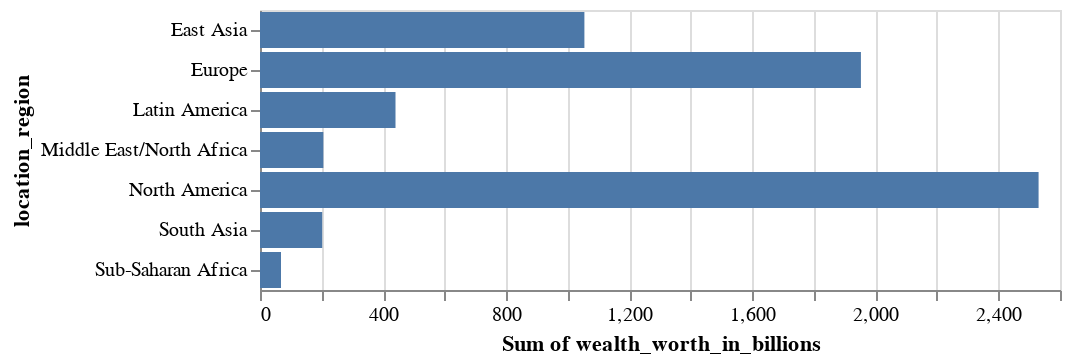

The cell this chart's notebook holds for it:
### Code cell
alt.Chart(df[df['year']==2014]).mark_bar().encode(
    alt.X("sum(wealth_worth_in_billions):Q", scale=alt.Scale(zero=False)),
    alt.Y("location_region")
)

### Figure 1 — Vega-Lite specification as saved in the notebook (floating-point values rounded to 4 significant figures; data arrays with more than 128 entries replaced by an {"elided": "..."} marker saying what was removed)
{"config": {"view": {"continuousWidth": 400, "continuousHeight": 300}}, "data": {"name": "data-f0f489a8d2f5c3e5b3f266a760bdbcdc"}, "mark": "bar", "encoding": {"x": {"aggregate": "sum", "field": "wealth_worth_in_billions", "scale": {"zero": false}, "type": "quantitative"}, "y": {"field": "location_region", "type": "nominal"}}, "$schema": "https://vega.github.io/schema/vega-lite/v4.17.0.json", "datasets": {"data-f0f489a8d2f5c3e5b3f266a760bdbcdc": {"elided": "1653 records"}}}
